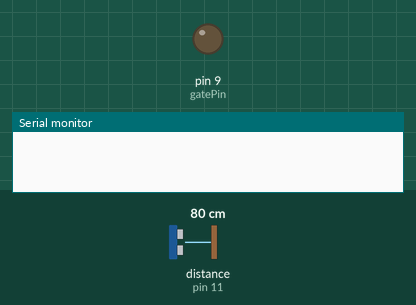
Recording of a sketch running on a simulated Arduino Uno, built with avr-gcc and run on an emulated ATmega328P. Parts: output pins drawn as LEDs (lit = HIGH), the last lines printed to the serial monitor. The inputs (shaded band) are chosen by the test bench; at power-on: distance to the obstacle (sensor on pin 11) 80 cm. The echo pulse lasts 58.3 µs per cm.

Above: at 1.3 s.
1.4 s: distance to the obstacle (sensor on pin 11) set to 21 cm
2.9 s: distance to the obstacle (sensor on pin 11) set to 18 cm
At 4.4 s:
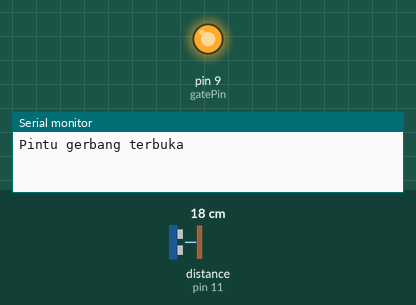
Timing chart, 0 to 10.0 s (numbered marks = the images above; inputs shaded):
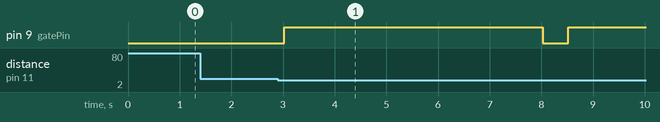

Measured:
- the behaviour switches between 20 and 19 cm on distance to the obstacle (sensor on pin 11) (found by bisection; images 0 and 1)
- after the input at 1.4 s, every drawn part: stays the same
- after the input at 2.9 s, pin 9 (gatePin): LOW → HIGH after 0.12 s, → LOW 5.0 s later, → HIGH 0.50 s later

The sketch:

car-parking-detection.ino
```cpp
// Library untuk sensor ultrasonik
#include <NewPing.h>

// Pin untuk sensor ultrasonik
#define TRIGGER_PIN  12  // Pin trigger
#define ECHO_PIN     11  // Pin echo
#define MAX_DISTANCE 200 // Jarak maksimal (cm)

// Inisialisasi sensor ultrasonik
NewPing sonar(TRIGGER_PIN, ECHO_PIN, MAX_DISTANCE);

// Pin untuk pintu gerbang
const int gatePin = 9;

void setup() {
  // Konfigurasi pin pintu gerbang sebagai output
  pinMode(gatePin, OUTPUT);

  // Serial monitor
  Serial.begin(9600);
}

void loop() {
  // Mengukur jarak menggunakan sensor ultrasonik
  int distance = sonar.ping_cm();

  // Jika kendaraan terdeteksi
  if (distance < 20) {
    // Buka pintu gerbang
    digitalWrite(gatePin, HIGH);
    Serial.println("Pintu gerbang terbuka");
    delay(5000); // Tunggu 5 detik

    // Tutup pintu gerbang
    digitalWrite(gatePin, LOW);
    Serial.println("Pintu gerbang tertutup");
  }

  // Delay untuk mencegah loop terlalu cepat
  delay(500);
}
```

door-lock-system.cpp
```cpp
#include <Servo.h> // import library Servo

// deklarasikan pin servo dan pin sensor sidik jari
const int servoPin = 9;
const int sensorPin = 2;

Servo myServo; // deklarasikan variabel servo

void setup() {
  myServo.attach(servoPin); // pasang servo pada pin servo
  pinMode(sensorPin, INPUT); // set sensorPin sebagai INPUT
  Serial.begin(9600); // set baud rate ke 9600
}

void loop() {
  // baca nilai dari sensorPin
  int sensorValue = digitalRead(sensorPin);
  if (sensorValue == LOW) { // jika sensor mengeluarkan sinyal LOW
    Serial.println("Sidik jari dikenali. Membuka pintu...");
    myServo.write(90); // buka pintu dengan menggerakkan servo
    delay(1000); // tunggu selama 1 detik
    myServo.write(0); // tutup pintu dengan menggerakkan servo kembali ke posisi awal
  }
  else { // jika sensor tidak mengeluarkan sinyal LOW
    Serial.println("Sidik jari tidak dikenali. Pintu tetap tertutup.");
  }
}
```
